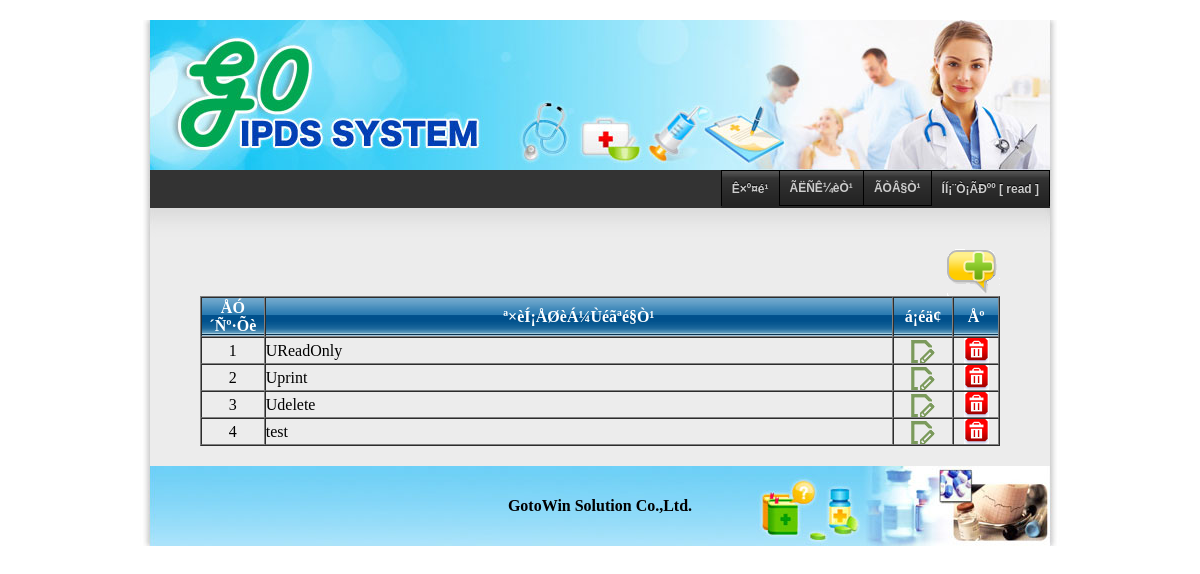
Screenshot of /ipd/page_content/show_usergroup.php (signed in) with the database file from the repository.
### tables this page shows
CREATE TABLE `tb_ipd_usergroup` (
  `groupID` int(5) NOT NULL,
  `groupname` varchar(255) NOT NULL,
  PRIMARY KEY (`groupID`)
);

### ipd/System_config/connection.php (called while the page is built, shortened)
<?php
$database = "hdbms";
?>

### ipd/page_content/show_usergroup.php (the view, shortened to what this page needs)
<?php
$Status=$_GET["status"];
	if($Status == 1){
			$bgcolor = "#66FF66";
			$showstatus = "´Óà¹Ô¹¡ÒÃÊÓàÃç¨";
	}
	else if (($Status == 0) and ($Status != "")){
			$bgcolor = "#FF0000";
			$showstatus = "äÁèÊÒÁÒÃ¶´Óà¹Ô¹¡ÒÃä´é ¡ÃØ³ÒÅÍ§ÍÕ¡¤ÃÑé§";
	}
	else {
			$bgcolor = "";
			$showstatus = "";
	}
	include ("../System_config/connection.php");
	if($_SESSION["PID"] == session_id()) {
?>
<!DOCTYPE html PUBLIC "-//W3C//DTD XHTML 1.0 Transitional//EN" "http://www.w3.org/TR/xhtml1/DTD/xhtml1-transitional.dtd">
<html xmlns="http://www.w3.org/1999/xhtml">
<head>
<link rel="stylesheet" href="../css/menu/style.css" type="text/css" />
</head>
<body>
<table align="center" width="1000" border="0" cellspacing="0" cellpadding="0">
  <td width="999"><?php include ("../System_Design/header.php"); ?></td></tr>
  <img src="../images/span.gif" height="20" />
  <tr>
    <td background="../images/design_webIPD/web-IPDS01_03.jpg">
<table align="center" width="800" border="0" cellspacing="0" cellpadding="0">
  <tr>
    <td width="600"  height="40" align="left" bgcolor="<?=$bgcolor?>"><strong><?=$showstatus?></strong></td>
  </tr>
  <tr>
    <td width="600" align="right"><a href="frm_add_usergroup.php"><img src="../images/icon_wb2.gif" border="0" /></a></td>
  </tr>
</table>
<table align="center" width="800" border="1" cellspacing="0" cellpadding="0">
  <tr class="head-tb">
    <td width="62" height="38" align="center">ÅÓ´Ñº·Õè</td>
    <td width="635" align="center">ª×èÍ¡ÅØèÁ¼Ùéãªé§Ò¹</td>
    <td width="59" align="center">á¡éä¢</td>
    <td width="44" align="center">Åº</td>
  </tr>
<?php
$SQLshowG = "select * from tb_ipd_usergroup order by groupID asc";
$RESshowG = mysql_db_query($database,$SQLshowG);
$Rcount = 0;
while($VALshowG = mysql_fetch_array($RESshowG)){
 if (($VALshowG["groupID"])<>"") $Rcount = $Rcount + 1;
?>
 <? if ($VALshowG["groupID"] !=99){ ?>
  <tr>
    <td align="center"><?=$Rcount?></td>
    <td><?=$VALshowG["groupname"]?></td>
    <td align="center"><a href="frm_edit_usergroup.php?gid=<?=$VALshowG["groupID"]?>"><img src="../images/icon_n_edit.gif" border="0" /></a></td>
    <td align="center"><a href="frm_del_usergroup.php?gid=<?=$VALshowG["groupID"]?>"><img src="../images/icon_b_delete2.gif" border="0" /></a></td>
  </tr>
<?php
}
} ?>
</table>
      <img src="../images/span.gif" height="20" />
    </td>
  </tr>
  <tr><td><?php include ("../System_Design/footer.php"); ?></td></tr>
</table>
</body>
</html>
<?php
}
else{
	print "<script language='javascript' >window.location='../frm_login.php';</script>";
}
?>

### ipd/css/menu/style.css (style rules this page uses)
body { margin: 0px 0px; padding: 0px 0px }

### rows the page displays
tb_ipd_usergroup: Rcount "1", groupname "UReadOnly"
tb_ipd_usergroup: Rcount "2", groupname "Uprint"
tb_ipd_usergroup: Rcount "3", groupname "Udelete"
tb_ipd_usergroup: Rcount "4", groupname "test"

### other values shown
$userG "read"
